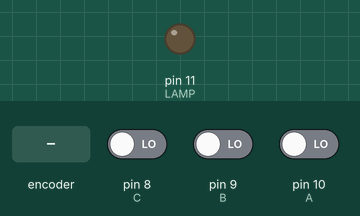
The sketch below on a simulated Arduino Uno, built with avr-gcc and run on an emulated ATmega328P. Parts: output pins drawn as LEDs (lit = HIGH). Inputs (shaded band) come from the test bench; at power-on: pin 8 (C) LOW, pin 9 (B) LOW, pin 10 (A) LOW.

Above: at 1.2 s.
1.3 s: rotary encoder on pin 10 (A) / pin 9 (B) turned 3 steps (first pin leading)
At 2.7 s:
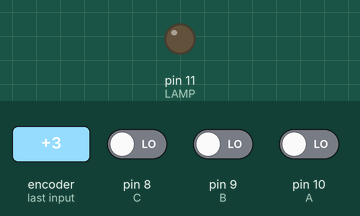
3.4 s: pin 8 (C) driven HIGH
At 4.5 s:
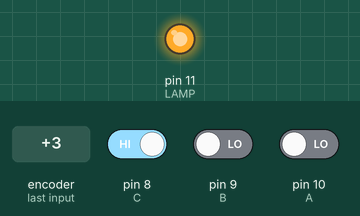
4.9 s: pin 8 (C) driven LOW
At 5.6 s:
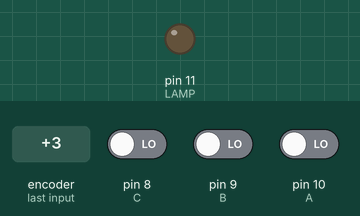
Timing chart, 0 to 7.9 s (numbered marks = the images above; inputs shaded):
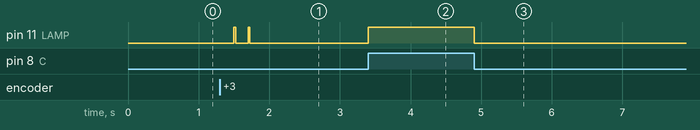

Measured:
- after the input at 1.3 s, pin 11 (LAMP): alternates HIGH for 0.02 s and LOW for 0.18 s, 4 changes in all, then stays LOW, starting after 0.20 s
- after the input at 3.4 s, pin 11 (LAMP): LOW → HIGH at once
- after the input at 4.9 s, pin 11 (LAMP): HIGH → LOW at once

The sketch:

Practica16.ino
```cpp
/*
 * Programa para simular el comportamiento de las puertas lógicas de
 * una practica (practica 7).
 * El script activa una salida luminosa (LED o Lampara) en función de
 * tres entradas de interruptores, de manera que cumplan con la función
 * digital a seguir:
 *   f = not a * b * not c + not a * b* c + a * not b * c + a * b * c =
 *     = not a * b + a * c
 *
 * Entradas: pines 10, 9, 8 (digitales)
 * Salidas: pin 11 (digital)
 *
 * Autor: Mauro Fernandez
 * Fecha: Enero 2025
*/

#define A 10
#define B 9
#define C 8
#define LAMP 11

bool a = 0;
bool b = 0;
bool c = 0;

void setup(){
  pinMode(A, INPUT);
  pinMode(B, INPUT);
  pinMode(C, INPUT);
  pinMode(LAMP, OUTPUT);
}

void loop() {
  a = digitalRead(A);
  b = digitalRead(B);
  c = digitalRead(C);
  // condicion = not a * b * not c + not a * b* c + a * not b * c + a * b * c =
  //   = not a * b + a * c
  //bool condicion = !a && b && !c || !a && b && c || a && !b && c || a && b && c;
  //bool condicion = !a && b || a && c;
  bool condicion1 = !a && b && !c;
  bool condicion2 = !a && b && c;
  bool condicion3 = a && !b && c;
  bool condicion4 = a && b && c;
  bool condicion = condicion1 || condicion2 || condicion3 || condicion4;
  if(condicion1) {
    digitalWrite(LAMP, HIGH);
  }
  else if(condicion2) {
    digitalWrite(LAMP, HIGH);
  }
  else if(condicion3) {
    digitalWrite(LAMP, HIGH);
  }
  else if(condicion4) {
    digitalWrite(LAMP, HIGH);
  }
  else {
   digitalWrite(LAMP, LOW);
  }
}
```
